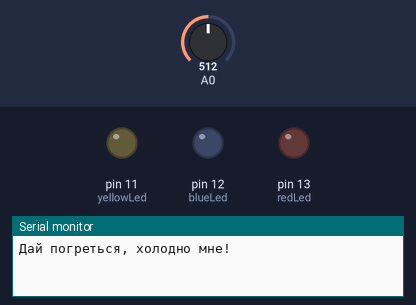
Bench run of a sketch on a simulated Arduino Uno, built with avr-gcc and run on an emulated ATmega328P. Shown: output pins drawn as LEDs (lit = HIGH), the last lines printed to the serial monitor. The test bench sets the inputs (shaded band); at power-on: A0 = 512.

Above: at 0.1 s.
At 20.1 s:
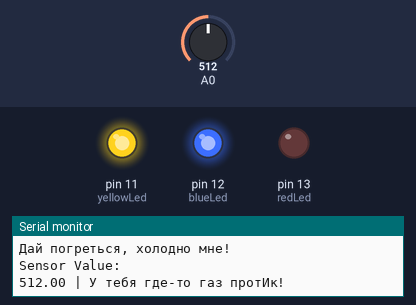
Timing chart, 0 to 21.6 s (numbered marks = the images above):
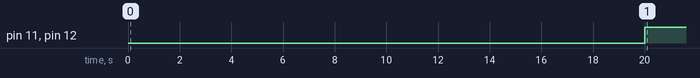

Measured:
- by itself, pin 11 (yellowLed), pin 12 (blueLed): LOW → HIGH at 20.0 s

The sketch:

gas.ino
```cpp
float sensorValue;
int redLed = 13;
int blueLed = 12;
int yellowLed = 11;

void setup()
{
  pinMode(redLed, OUTPUT);
  pinMode(blueLed, OUTPUT);
  pinMode(yellowLed, OUTPUT);
  Serial.begin(9600);
  Serial.println("Дай погреться, холодно мне!");
  delay(20000);
}
void loop()
{
  int val;
  sensorValue = analogRead(0);
  Serial.println("Sensor Value: ");
  Serial.print(sensorValue);
  //Serial.print();

    digitalWrite(yellowLed, LOW);
    digitalWrite(blueLed, LOW);
    digitalWrite(redLed, LOW);

  if(sensorValue > 180 && sensorValue <= 350){
    Serial.println(" | Открой окошко, пожалуйста! Душно ппц");
    digitalWrite(yellowLed, HIGH);
  }

  if(sensorValue > 350 && sensorValue <= 600){
    Serial.println(" | У тебя где-то газ протИк!");
    digitalWrite(yellowLed, HIGH);
    digitalWrite(blueLed, HIGH);
  }

  if(sensorValue > 600){
    Serial.println(" | Ты еще живой???");
    digitalWrite(yellowLed, HIGH);
    digitalWrite(blueLed, HIGH);
    digitalWrite(redLed, HIGH);
  }


  Serial.println("");
  delay(500);
}
```
